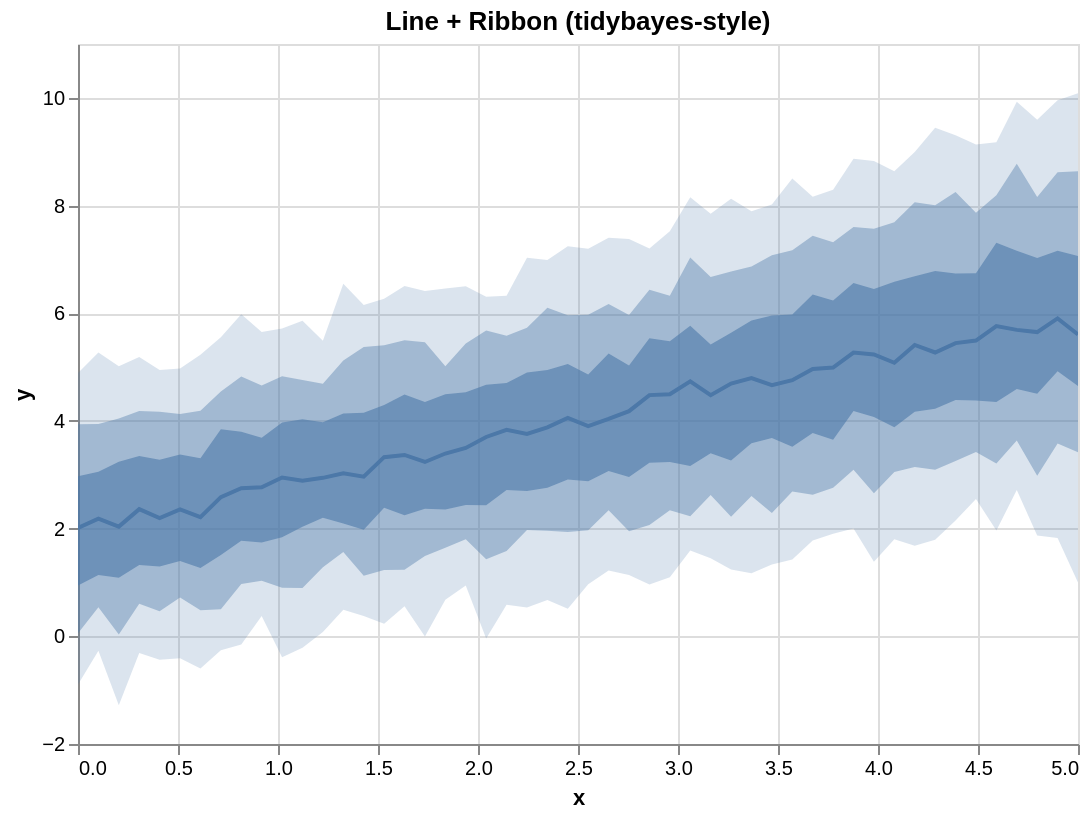

The Vega-Lite source for this figure:
### Vega-Lite specification from a JSON file in a GitHub repository (floating-point values rounded to 4 significant figures)
{"$schema": "https://vega.github.io/schema/vega-lite/v5.json", "config": {"axis": {"labelLimit": 0}, "header": {"labelLimit": 0}, "legend": {"labelLimit": 0}}, "data": {"values": [{"__median__": 4.181, "hi_0_5_": 5.027, "hi_0_8_": 5.967, "hi_0_95_": 7.38, "lo_0_5_": 2.96, "lo_0_8_": 1.951, "lo_0_95_": 1.138, "x": 2.755}, {"__median__": 2.943, "hi_0_5_": 3.974, "hi_0_8_": 4.69, "hi_0_95_": 5.49, "lo_0_5_": 2.203, "lo_0_8_": 1.284, "lo_0_95_": 0.08231, "x": 1.224}, {"__median__": 4.694, "hi_0_5_": 5.637, "hi_0_8_": 6.775, "hi_0_95_": 8.127, "lo_0_5_": 3.264, "lo_0_8_": 2.221, "lo_0_95_": 1.242, "x": 3.265}, {"__median__": 4.99, "hi_0_5_": 6.237, "hi_0_8_": 7.317, "hi_0_95_": 8.292, "lo_0_5_": 3.65, "lo_0_8_": 2.757, "lo_0_95_": 1.904, "x": 3.776}, {"__median__": 5.492, "hi_0_5_": 6.744, "hi_0_8_": 7.866, "hi_0_95_": 9.132, "lo_0_5_": 4.38, "lo_0_8_": 3.421, "lo_0_95_": 2.55, "x": 4.49}, {"__median__": 2.186, "hi_0_5_": 3.055, "hi_0_8_": 3.942, "hi_0_95_": 5.269, "lo_0_5_": 1.139, "lo_0_8_": 0.5403, "lo_0_95_": -0.2702, "x": 0.102}, {"__median__": 5.08, "hi_0_5_": 6.585, "hi_0_8_": 7.688, "hi_0_95_": 8.639, "lo_0_5_": 3.884, "lo_0_8_": 3.05, "lo_0_95_": 1.802, "x": 4.082}, {"__median__": 2.362, "hi_0_5_": 3.35, "hi_0_8_": 4.186, "hi_0_95_": 5.188, "lo_0_5_": 1.325, "lo_0_8_": 0.6035, "lo_0_95_": -0.3092, "x": 0.3061}, {"__median__": 5.65, "hi_0_5_": 7.028, "hi_0_8_": 8.158, "hi_0_95_": 9.595, "lo_0_5_": 4.504, "lo_0_8_": 2.98, "lo_0_95_": 1.871, "x": 4.796}, {"__median__": 3.88, "hi_0_5_": 4.944, "hi_0_8_": 6.101, "hi_0_95_": 6.989, "lo_0_5_": 2.76, "lo_0_8_": 1.962, "lo_0_95_": 0.6736, "x": 2.347}, {"__median__": 2.037, "hi_0_5_": 3.244, "hi_0_8_": 4.046, "hi_0_95_": 5.015, "lo_0_5_": 1.089, "lo_0_8_": 0.03209, "lo_0_95_": -1.282, "x": 0.2041}, {"__median__": 4.477, "hi_0_5_": 5.419, "hi_0_8_": 6.674, "hi_0_95_": 7.848, "lo_0_5_": 3.402, "lo_0_8_": 2.623, "lo_0_95_": 1.452, "x": 3.163}, {"__median__": 5.411, "hi_0_5_": 6.687, "hi_0_8_": 8.06, "hi_0_95_": 8.993, "lo_0_5_": 4.171, "lo_0_8_": 3.144, "lo_0_95_": 1.682, "x": 4.184}, {"__median__": 3.757, "hi_0_5_": 4.9, "hi_0_8_": 5.732, "hi_0_95_": 7.029, "lo_0_5_": 2.697, "lo_0_8_": 1.974, "lo_0_95_": 0.5328, "x": 2.245}, {"__median__": 3.903, "hi_0_5_": 4.864, "hi_0_8_": 5.973, "hi_0_95_": 7.196, "lo_0_5_": 2.881, "lo_0_8_": 1.971, "lo_0_95_": 0.9663, "x": 2.551}, {"__median__": 2.95, "hi_0_5_": 3.972, "hi_0_8_": 4.829, "hi_0_95_": 5.717, "lo_0_5_": 1.838, "lo_0_8_": 0.9016, "lo_0_95_": -0.3906, "x": 1.02}, {"__median__": 4.757, "hi_0_5_": 5.977, "hi_0_8_": 7.172, "hi_0_95_": 8.502, "lo_0_5_": 3.522, "lo_0_8_": 2.689, "lo_0_95_": 1.425, "x": 3.571}, {"__median__": 5.235, "hi_0_5_": 6.452, "hi_0_8_": 7.568, "hi_0_95_": 8.827, "lo_0_5_": 4.072, "lo_0_8_": 2.659, "lo_0_95_": 1.386, "x": 3.98}, {"__median__": 2.586, "hi_0_5_": 3.847, "hi_0_8_": 4.547, "hi_0_95_": 5.556, "lo_0_5_": 1.508, "lo_0_8_": 0.5022, "lo_0_95_": -0.2581, "x": 0.7143}, {"__median__": 5.271, "hi_0_5_": 6.786, "hi_0_8_": 8.005, "hi_0_95_": 9.446, "lo_0_5_": 4.225, "lo_0_8_": 3.094, "lo_0_95_": 1.795, "x": 4.286}, {"__median__": 2.749, "hi_0_5_": 3.8, "hi_0_8_": 4.826, "hi_0_95_": 5.982, "lo_0_5_": 1.776, "lo_0_8_": 0.9712, "lo_0_95_": -0.154, "x": 0.8163}, {"__median__": 4.036, "hi_0_5_": 5.254, "hi_0_8_": 6.173, "hi_0_95_": 7.403, "lo_0_5_": 3.07, "lo_0_8_": 2.339, "lo_0_95_": 1.223, "x": 2.653}, {"__median__": 5.904, "hi_0_5_": 7.159, "hi_0_8_": 8.62, "hi_0_95_": 9.956, "lo_0_5_": 4.921, "lo_0_8_": 3.583, "lo_0_95_": 1.826, "x": 4.898}, {"__median__": 4.479, "hi_0_5_": 5.534, "hi_0_8_": 6.434, "hi_0_95_": 7.2, "lo_0_5_": 3.222, "lo_0_8_": 2.065, "lo_0_95_": 0.9627, "x": 2.857}, {"__median__": 3.395, "hi_0_5_": 4.494, "hi_0_8_": 5.017, "hi_0_95_": 6.46, "lo_0_5_": 2.354, "lo_0_8_": 1.646, "lo_0_95_": 0.6808, "x": 1.837}, {"__median__": 4.964, "hi_0_5_": 6.349, "hi_0_8_": 7.44, "hi_0_95_": 8.165, "lo_0_5_": 3.775, "lo_0_8_": 2.628, "lo_0_95_": 1.78, "x": 3.673}, {"__median__": 3.835, "hi_0_5_": 4.706, "hi_0_8_": 5.584, "hi_0_95_": 6.325, "lo_0_5_": 2.717, "lo_0_8_": 1.585, "lo_0_95_": 0.5876, "x": 2.143}, {"__median__": 5.691, "hi_0_5_": 7.16, "hi_0_8_": 8.775, "hi_0_95_": 9.926, "lo_0_5_": 4.591, "lo_0_8_": 3.637, "lo_0_95_": 2.719, "x": 4.694}, {"__median__": 3.029, "hi_0_5_": 4.137, "hi_0_8_": 5.123, "hi_0_95_": 6.545, "lo_0_5_": 2.096, "lo_0_8_": 1.564, "lo_0_95_": 0.4913, "x": 1.327}, {"__median__": 2.358, "hi_0_5_": 3.376, "hi_0_8_": 4.128, "hi_0_95_": 4.972, "lo_0_5_": 1.397, "lo_0_8_": 0.7193, "lo_0_95_": -0.406, "x": 0.5102}, {"__median__": 4.055, "hi_0_5_": 5.057, "hi_0_8_": 5.961, "hi_0_95_": 7.246, "lo_0_5_": 2.91, "lo_0_8_": 1.938, "lo_0_95_": 0.5128, "x": 2.449}, {"__median__": 4.735, "hi_0_5_": 5.768, "hi_0_8_": 7.035, "hi_0_95_": 8.152, "lo_0_5_": 3.163, "lo_0_8_": 2.23, "lo_0_95_": 1.595, "x": 3.061}, {"__median__": 5.606, "hi_0_5_": 7.061, "hi_0_8_": 8.636, "hi_0_95_": 10.09, "lo_0_5_": 4.65, "lo_0_8_": 3.418, "lo_0_95_": 0.9985, "x": 5.0}, {"__median__": 5.761, "hi_0_5_": 7.311, "hi_0_8_": 8.193, "hi_0_95_": 9.174, "lo_0_5_": 4.35, "lo_0_8_": 3.209, "lo_0_95_": 1.963, "x": 4.592}, {"__median__": 2.214, "hi_0_5_": 3.305, "hi_0_8_": 4.187, "hi_0_95_": 5.229, "lo_0_5_": 1.268, "lo_0_8_": 0.4856, "lo_0_95_": -0.5976, "x": 0.6122}, {"__median__": 3.497, "hi_0_5_": 4.531, "hi_0_8_": 5.44, "hi_0_95_": 6.503, "lo_0_5_": 2.438, "lo_0_8_": 1.804, "lo_0_95_": 0.943, "x": 1.939}, {"__median__": 3.327, "hi_0_5_": 4.296, "hi_0_8_": 5.407, "hi_0_95_": 6.267, "lo_0_5_": 2.389, "lo_0_8_": 1.232, "lo_0_95_": 0.232, "x": 1.531}, {"__median__": 5.269, "hi_0_5_": 6.561, "hi_0_8_": 7.602, "hi_0_95_": 8.867, "lo_0_5_": 4.186, "lo_0_8_": 3.093, "lo_0_95_": 2.001, "x": 3.878}, {"__median__": 3.702, "hi_0_5_": 4.671, "hi_0_8_": 5.682, "hi_0_95_": 6.305, "lo_0_5_": 2.436, "lo_0_8_": 1.432, "lo_0_95_": -0.03899, "x": 2.041}, {"__median__": 2.966, "hi_0_5_": 4.151, "hi_0_8_": 5.371, "hi_0_95_": 6.154, "lo_0_5_": 1.978, "lo_0_8_": 1.126, "lo_0_95_": 0.3764, "x": 1.429}, {"__median__": 2.198, "hi_0_5_": 3.277, "hi_0_8_": 4.169, "hi_0_95_": 4.945, "lo_0_5_": 1.295, "lo_0_8_": 0.464, "lo_0_95_": -0.4365, "x": 0.4082}, {"__median__": 4.794, "hi_0_5_": 5.863, "hi_0_8_": 6.867, "hi_0_95_": 7.892, "lo_0_5_": 3.586, "lo_0_8_": 2.604, "lo_0_95_": 1.17, "x": 3.367}, {"__median__": 2.013, "hi_0_5_": 2.971, "hi_0_8_": 3.939, "hi_0_95_": 4.888, "lo_0_5_": 0.9427, "lo_0_8_": 0.05849, "lo_0_95_": -0.8966, "x": 0.0}, {"__median__": 5.446, "hi_0_5_": 6.739, "hi_0_8_": 8.25, "hi_0_95_": 9.305, "lo_0_5_": 4.39, "lo_0_8_": 3.255, "lo_0_95_": 2.152, "x": 4.388}, {"__median__": 2.767, "hi_0_5_": 3.689, "hi_0_8_": 4.657, "hi_0_95_": 5.653, "lo_0_5_": 1.744, "lo_0_8_": 1.034, "lo_0_95_": 0.3766, "x": 0.9184}, {"__median__": 3.238, "hi_0_5_": 4.354, "hi_0_8_": 5.46, "hi_0_95_": 6.415, "lo_0_5_": 2.37, "lo_0_8_": 1.492, "lo_0_95_": -0.003612, "x": 1.735}, {"__median__": 4.495, "hi_0_5_": 5.479, "hi_0_8_": 6.323, "hi_0_95_": 7.523, "lo_0_5_": 3.238, "lo_0_8_": 2.342, "lo_0_95_": 1.098, "x": 2.959}, {"__median__": 3.368, "hi_0_5_": 4.492, "hi_0_8_": 5.499, "hi_0_95_": 6.506, "lo_0_5_": 2.247, "lo_0_8_": 1.238, "lo_0_95_": 0.5568, "x": 1.633}, {"__median__": 4.662, "hi_0_5_": 5.96, "hi_0_8_": 7.076, "hi_0_95_": 8.019, "lo_0_5_": 3.684, "lo_0_8_": 2.292, "lo_0_95_": 1.333, "x": 3.469}, {"__median__": 2.889, "hi_0_5_": 4.03, "hi_0_8_": 4.76, "hi_0_95_": 5.861, "lo_0_5_": 2.033, "lo_0_8_": 0.8967, "lo_0_95_": -0.2115, "x": 1.122}]}, "height": 350, "layer": [{"_lr_layer": true, "encoding": {"tooltip": [{"field": "x", "title": "x", "type": "quantitative"}, {"field": "__median__", "title": "median", "type": "quantitative"}, {"field": "lo_0_95_", "title": "95% lo", "type": "quantitative"}, {"field": "hi_0_95_", "title": "95% hi", "type": "quantitative"}], "x": {"field": "x", "scale": {"zero": false}, "type": "quantitative"}, "y": {"field": "lo_0_95_", "scale": {"zero": false}, "title": "y", "type": "quantitative"}, "y2": {"field": "hi_0_95_"}}, "mark": {"line": false, "opacity": 0.2, "type": "area"}, "params": [{"bind": "scales", "name": "grid", "select": {"encodings": ["x", "y"], "type": "interval"}}]}, {"_lr_layer": true, "encoding": {"tooltip": [{"field": "x", "title": "x", "type": "quantitative"}, {"field": "__median__", "title": "median", "type": "quantitative"}, {"field": "lo_0_95_", "title": "95% lo", "type": "quantitative"}, {"field": "hi_0_95_", "title": "95% hi", "type": "quantitative"}], "x": {"field": "x", "scale": {"zero": false}, "type": "quantitative"}, "y": {"field": "lo_0_8_", "scale": {"zero": false}, "title": "y", "type": "quantitative"}, "y2": {"field": "hi_0_8_"}}, "mark": {"line": false, "opacity": 0.4, "type": "area"}}, {"_lr_layer": true, "encoding": {"tooltip": [{"field": "x", "title": "x", "type": "quantitative"}, {"field": "__median__", "title": "median", "type": "quantitative"}, {"field": "lo_0_95_", "title": "95% lo", "type": "quantitative"}, {"field": "hi_0_95_", "title": "95% hi", "type": "quantitative"}], "x": {"field": "x", "scale": {"zero": false}, "type": "quantitative"}, "y": {"field": "lo_0_5_", "scale": {"zero": false}, "title": "y", "type": "quantitative"}, "y2": {"field": "hi_0_5_"}}, "mark": {"line": false, "opacity": 0.6, "type": "area"}}, {"_lr_layer": true, "encoding": {"tooltip": [{"field": "x", "title": "x", "type": "quantitative"}, {"field": "__median__", "title": "median", "type": "quantitative"}, {"field": "lo_0_95_", "title": "95% lo", "type": "quantitative"}, {"field": "hi_0_95_", "title": "95% hi", "type": "quantitative"}], "x": {"field": "x", "scale": {"zero": false}, "type": "quantitative"}, "y": {"field": "__median__", "scale": {"zero": false}, "title": "y", "type": "quantitative"}}, "mark": {"strokeWidth": 2, "type": "line"}}], "title": "Line + Ribbon (tidybayes-style)", "width": 500}
